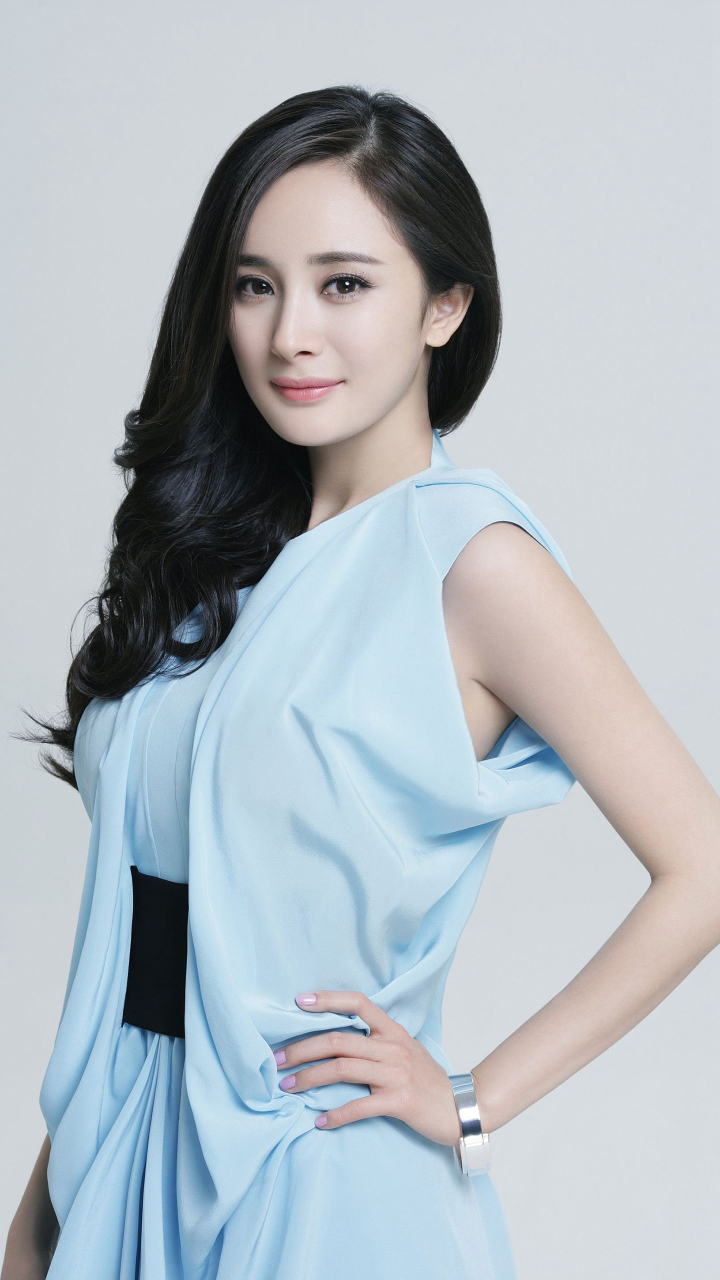
#> input picture damimi.jpg, 1440 x 2560 px, found by its file name (shown at 1/2 size)
$ python image_relief.py
#> lines starting #> are read from the running program, lines starting #| are printed output that depends on the picture
import cv2
import numpy as np
import math


img0 = cv2.imread("H:\\Files\\image_process\\damimi.jpg",1)
#> img0 is the input picture: shape (2560, 1440, 3); mean B, G, R 191.7, 185.1, 176.6
imgInfo = img0.shape
#> imgInfo = (2560, 1440, 3)
height = imgInfo[0]
#> height = 2560
widht = imgInfo[1]
#> widht = 1440
gray = cv2.cvtColor(img0,cv2.COLOR_BGR2GRAY)
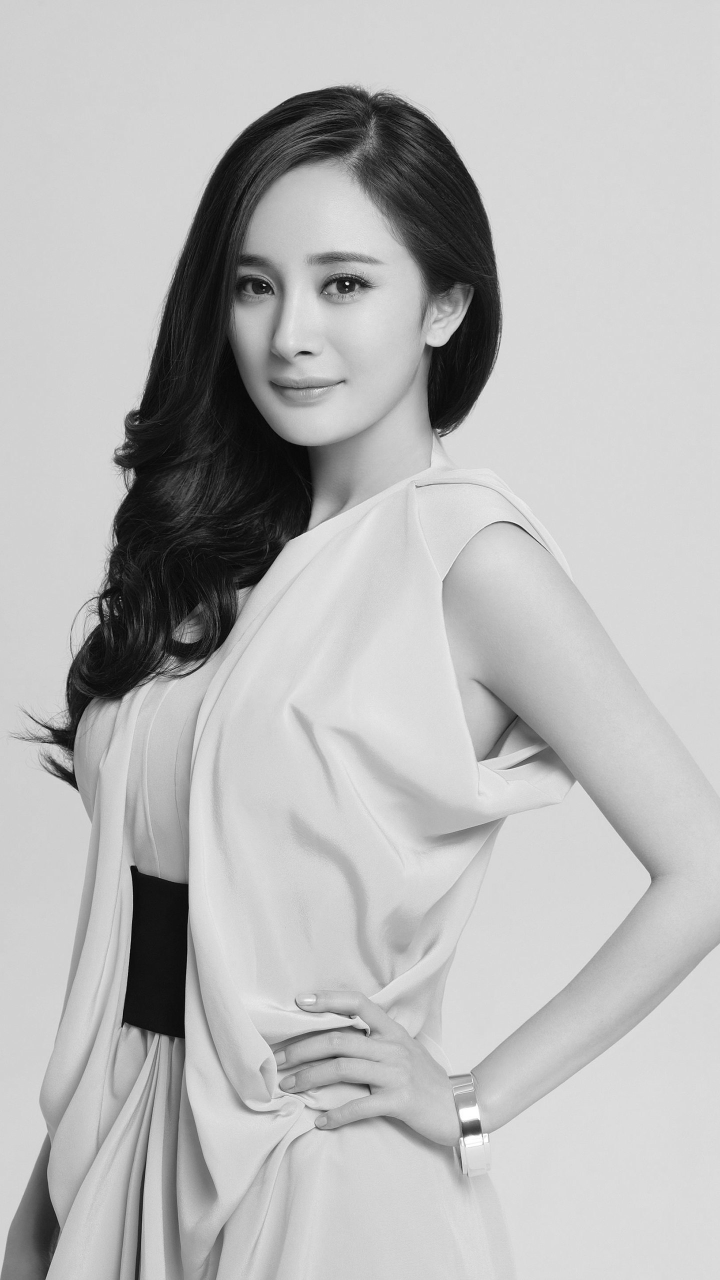
#> gray: shape (2560, 1440) (shown at 1/2 size); min 0, max 255, mean 183.3
dst = np.zeros((height,widht,1),np.uint8)
# newP = grayP0 - grayP1+150 加150增强图片的浮雕灰度等级，突出灰度的凸片及边缘特征
for i in range(0,height):
    for j in range(0,widht-1):
        grayP0 = int(gray[i,j])
        grayP1 = int(gray[i,j+1])
        newP = grayP0-grayP1+150
        if newP > 255:
            newP = 255
        if newP < 0:
            newP = 0
        dst[i,j] = newP
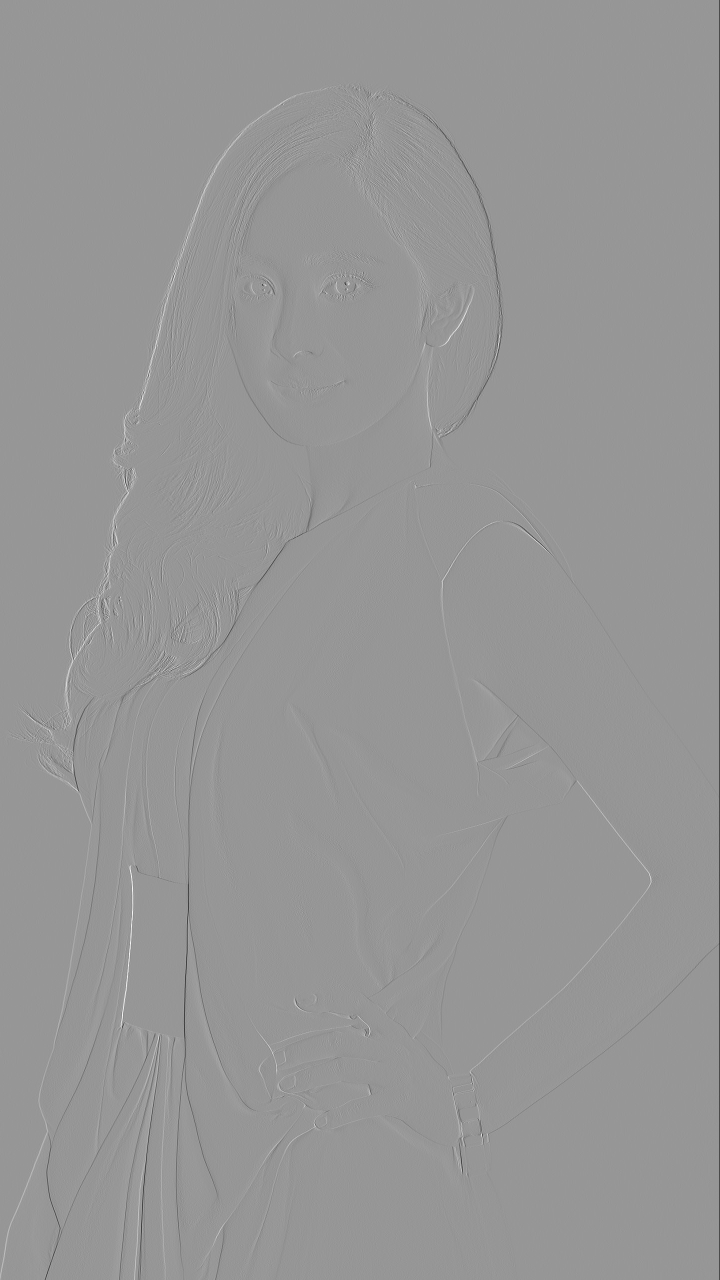
#> dst: shape (2560, 1440, 1) (shown at 1/2 size); min 0, max 255, mean 149.9
cv2.namedWindow("src",0)
cv2.resizeWindow("src",240,480)
cv2.imshow("src",dst)
cv2.waitKey(0)
